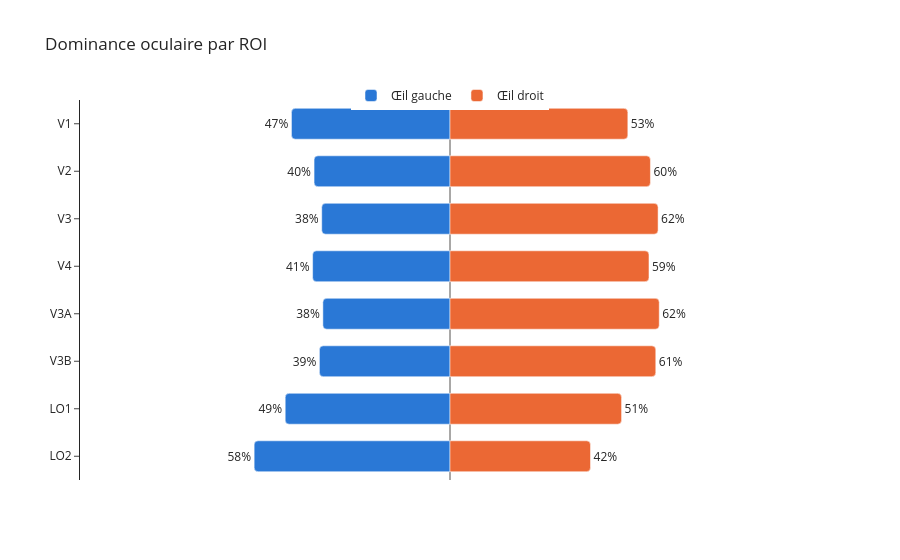

Notebook code cell kept with this figure:
### Code cell
import numpy as np
import plotly.graph_objects as go

df = od_roi_df.copy()
rois = df.index.tolist()

left = df['percent_left'].values
right = df['percent_right'].values

fig = go.Figure()

# Œil gauche : valeurs négatives pour partir vers la gauche
fig.add_trace(go.Bar(
    y=rois, x=-left, orientation='h',
    name='Œil gauche',
    marker=dict(color='#2a78d6'),
    text=[f'{v:.0f}%' for v in left], textposition='outside',
    customdata=np.stack([left, df['n_vertices']], axis=-1),
    hovertemplate='%{y}<br>Œil gauche : %{customdata[0]:.1f}%'
                  '<br>n = %{customdata[1]}<extra></extra>',
))

# Œil droit
fig.add_trace(go.Bar(
    y=rois, x=right, orientation='h',
    name='Œil droit',
    marker=dict(color='#eb6834'),
    text=[f'{v:.0f}%' for v in right], textposition='outside',
    customdata=np.stack([right, df['n_vertices']], axis=-1),
    hovertemplate='%{y}<br>Œil droit : %{customdata[0]:.1f}%'
                  '<br>n = %{customdata[1]}<extra></extra>',
))

# Graduations symétriques affichées en valeurs absolues
ticks = np.arange(-100, 101, 25)
fig.update_xaxes(
    range=[-110, 110],
    showticklabels=False,
    ticks='',
    showgrid=False,
    showline=False,
    title=None,
    zeroline=True, zerolinecolor='#52514e', zerolinewidth=1,
)
fig.update_yaxes(autorange='reversed')  # 1re ROI en haut

fig.update_layout(
    barmode='relative',
    bargap=0.35,
    barcornerradius=4,          # plotly >= 5.19, sinon retire cette ligne
    template='simple_white',
    height=80 + 45 * len(rois),
    legend=dict(orientation='h', x=0.5, xanchor='center', y=1.05),
    title='Dominance oculaire par ROI',
)

fig.show()
fig.write_image('/Users/uriel/Downloads/{}_fig_OD.pdf'.format(subject))

### Figure 1 — Plotly figure (JSON) as saved in the notebook; plotly's stock layout.template omitted (floating-point values rounded to 4 significant figures)
{"data": [{"customdata": [[47.13, 9363], [40.41, 7609], [38.13, 4652], [40.84, 2752], [37.79, 1913], [38.82, 747], [48.99, 645], [58.23, 699]], "hovertemplate": "%{y}<br>Œil gauche : %{customdata[0]:.1f}%<br>n = %{customdata[1]}<extra></extra>", "marker": {"color": "#2a78d6"}, "name": "Œil gauche", "orientation": "h", "text": ["47%", "40%", "38%", "41%", "38%", "39%", "49%", "58%"], "textposition": "outside", "type": "bar", "x": [-47.13, -40.41, -38.13, -40.84, -37.79, -38.82, -48.99, -58.23], "y": ["V1", "V2", "V3", "V4", "V3A", "V3B", "LO1", "LO2"]}, {"customdata": [[52.87, 9363], [59.59, 7609], [61.87, 4652], [59.16, 2752], [62.21, 1913], [61.18, 747], [51.01, 645], [41.77, 699]], "hovertemplate": "%{y}<br>Œil droit : %{customdata[0]:.1f}%<br>n = %{customdata[1]}<extra></extra>", "marker": {"color": "#eb6834"}, "name": "Œil droit", "orientation": "h", "text": ["53%", "60%", "62%", "59%", "62%", "61%", "51%", "42%"], "textposition": "outside", "type": "bar", "x": [52.87, 59.59, 61.87, 59.16, 62.21, 61.18, 51.01, 41.77], "y": ["V1", "V2", "V3", "V4", "V3A", "V3B", "LO1", "LO2"]}], "layout": {"autosize": true, "barcornerradius": 4, "bargap": 0.35, "barmode": "relative", "legend": {"orientation": "h", "x": 0.5, "xanchor": "center", "y": 1.05}, "title": {"text": "Dominance oculaire par ROI"}, "xaxis": {"range": [-110, 110], "showgrid": false, "showline": false, "showticklabels": false, "ticks": "", "title": {}, "type": "linear", "zeroline": true, "zerolinecolor": "#52514e", "zerolinewidth": 1}, "yaxis": {"autorange": true, "range": [7.5, -0.5], "type": "category"}}}
